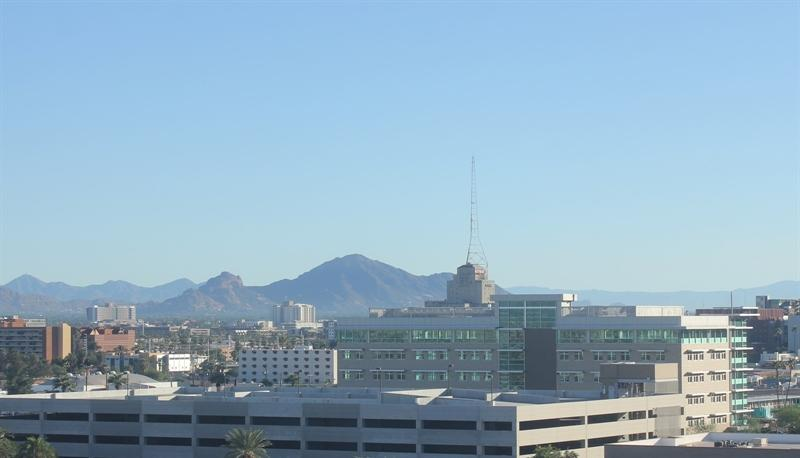
#> input picture day_night_images/test/day/20151101_152050.jpg, 800 x 458 px; its folder holds 4 pictures in this run
$ python classifier_accuracy.py
#> lines starting #> are read from the running program, lines starting #| are printed output that depends on the picture
### helpers.py
# Helper functions

import os
import glob # library for loading images from a directory
import matplotlib.image as mpimg

import cv2


# This function loads in images and their labels and places them in a list
# The list contains all images and their associated labels
# For example, after data is loaded, im_list[0][:] will be the first image-label pair in the list
def load_dataset(image_dir):

    # Populate this empty image list
#> called with image_dir = 'day_night_images/training/'
    im_list = []
    image_types = ["day", "night"]

    # Iterate through each color folder
    for im_type in image_types:

        # Iterate through each image file in each image_type folder
        # glob reads in any image with the extension "image_dir/im_type/*"
        for file in glob.glob(os.path.join(image_dir, im_type, "*")):

            # Read in the image
            im = mpimg.imread(file)
#> im is the input picture: shape (458, 800, 3); mean R, G, B 145.1, 173.9, 193.1

            # Check if the image exists/if it's been correctly read-in
            if not im is None:
                # Append the image, and it's type (red, green, yellow) to the image list
                im_list.append((im, im_type))

    return im_list


## Standardize the input images
# Resize each image to the desired input size: 600x1100px (hxw).

## Standardize the output
# With each loaded image, we also specify the expected output.
# For this, we use binary numerical values 0/1 = night/day.


# This function should take in an RGB image and return a new, standardized version
# 600 height x 1100 width image size (px x px)
def standardize_input(image):

    # Resize image and pre-process so that all "standard" images are the same size
    standard_im = cv2.resize(image, (1100, 600))

    return standard_im


# Examples:
# encode("day") should return: 1
# encode("night") should return: 0
def encode(label):

    numerical_val = 0
    if(label == 'day'):
        numerical_val = 1
    # else it is night and can stay 0

    return numerical_val

# using both functions above, standardize the input images and output labels
def standardize(image_list):

    # Empty image data array
    standard_list = []

    # Iterate through all the image-label pairs
    for item in image_list:
        image = item[0]
        label = item[1]

        # Standardize the image
        standardized_im = standardize_input(image)

        # Create a numerical label
        binary_label = encode(label)

        # Append the image, and it's one hot encoded label to the full, processed list of image data
        standard_list.append((standardized_im, binary_label))
#> this loop made 4 passes
#> pass 1, in standardize_input, `standard_im = cv2.resize(image, (1100, 600))`:
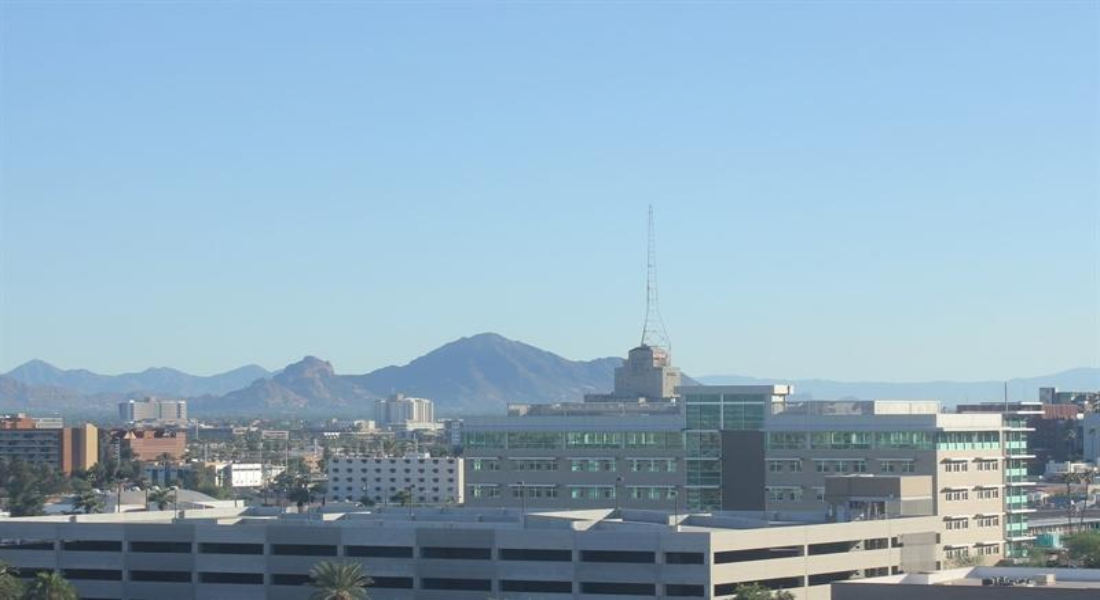
#> standard_im: shape (600, 1100, 3); mean R, G, B 145.1, 173.8, 193
#> pass 2, in standardize, `image = item[0]`:
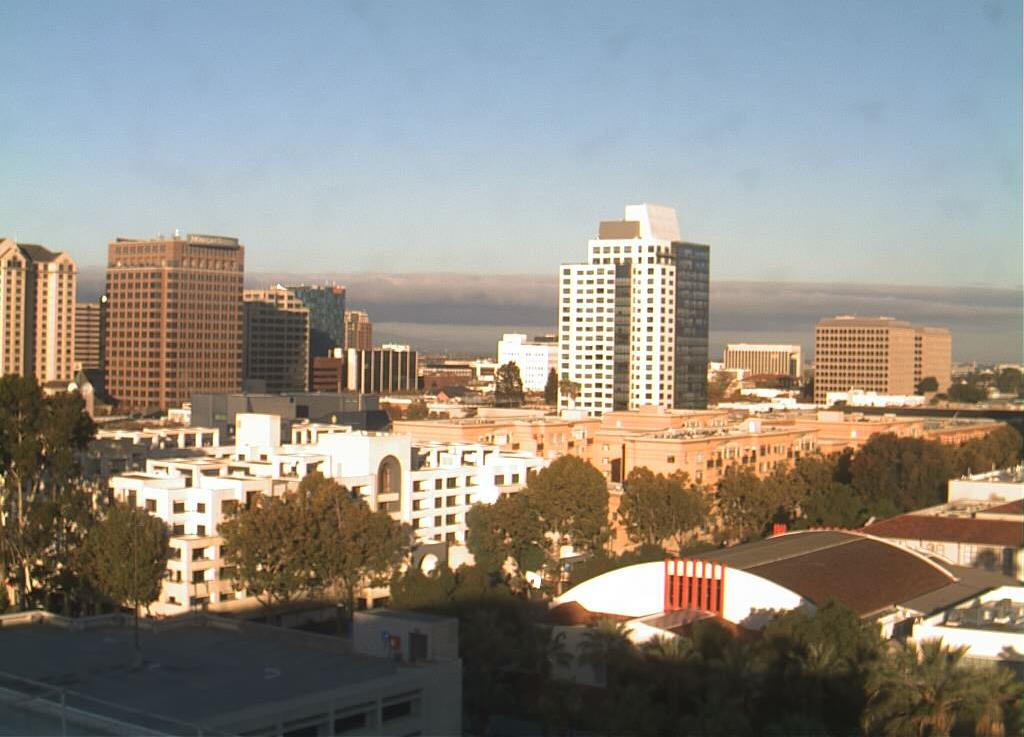
#> image: shape (737, 1024, 3); mean R, G, B 143.8, 138.9, 130.5
#> pass 2, in standardize_input (call 2), `standard_im = cv2.resize(image, (1100, 600))`:
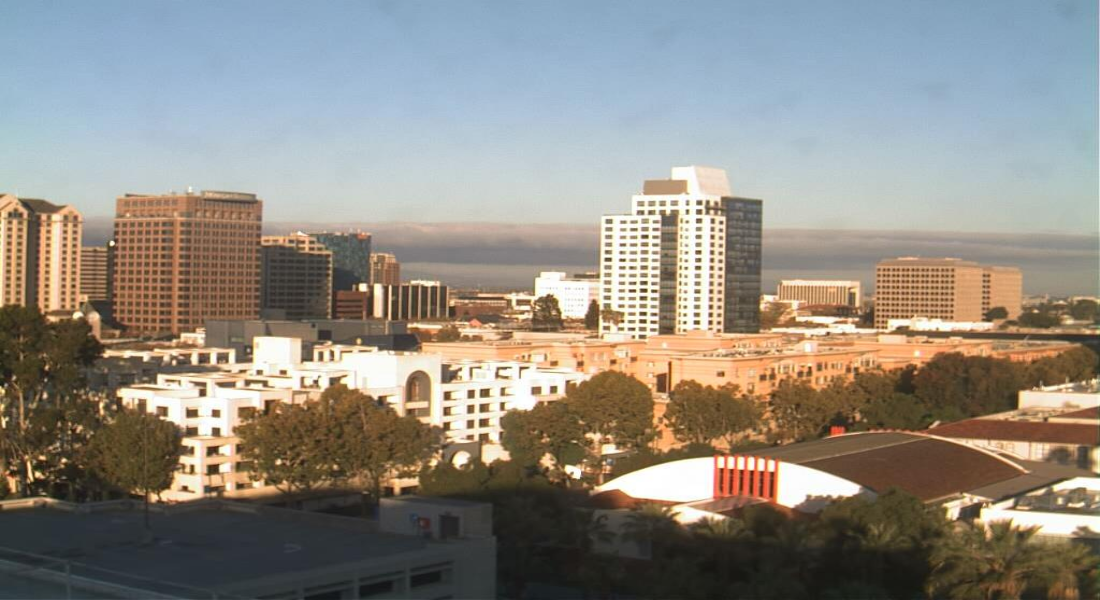
#> standard_im: shape (600, 1100, 3); mean R, G, B 143.7, 138.8, 130.4
#> pass 3, in standardize, `image = item[0]`:
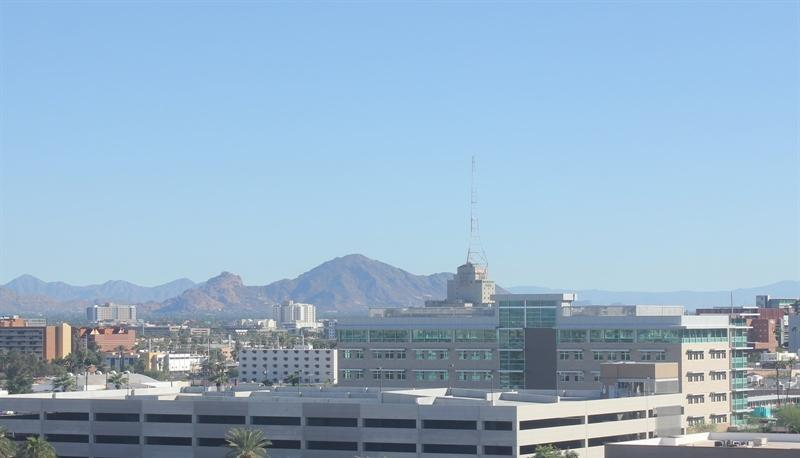
#> image: shape (458, 800, 3); mean R, G, B 149.4, 177.3, 200.6
#> after the loop:
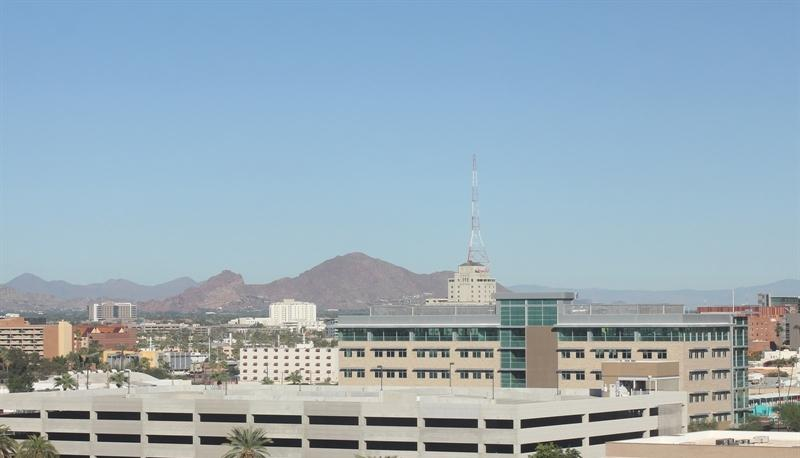
#> image: shape (458, 800, 3); mean R, G, B 152.8, 172.8, 185.6

    return standard_list

### day_night_image_classifier.py
import cv2 # computer vision library
import helpers
import numpy as np
import matplotlib.pyplot as plt
import matplotlib.image as mpimg


# Image data directories
image_dir_training = "day_night_images/training/"
image_dir_test = "day_night_images/test/"

# Using the load_dataset function in helpers.py
# Load training data
IMAGE_LIST = helpers.load_dataset(image_dir_training)

# Standardize all training images
STANDARDIZED_LIST = helpers.standardize(IMAGE_LIST)

# Display a standardized image and its label

# Select an image by index
image_num = 0
selected_image = STANDARDIZED_LIST[image_num][0]
selected_label = STANDARDIZED_LIST[image_num][1]

# Display image and data about it
# plt.imshow(selected_image)
# print("Shape: "+str(selected_image.shape))
# print("Label [1 = day, 0 = night]: " + str(selected_label))

# Find the average Value or brightness of an image
def avg_brightness(rgb_image):
    # Convert image to HSV
    hsv = cv2.cvtColor(rgb_image, cv2.COLOR_RGB2HSV)

    # Add up all the pixel values in the V channel
    sum_brightness = np.sum(hsv[:,:,2])
    area = 600*1100.0  # pixels

    # find the avg
    avg = sum_brightness/area

    return avg


# Testing average brightness levels
# Look at a number of different day and night images and think about
# what average brightness value separates the two types of images


# As an example, a "night" image is loaded in and its avg brightness is displayed
#################TESTING###################
#image_num = 190
#test_im = STANDARDIZED_LIST[image_num][0]
#
#avg = avg_brightness(test_im)
#print('Avg brightness: ' + str(avg))
#plt.imshow(test_im)
###########################################

# This function should take in RGB image input
def estimate_label(rgb_image):

    # Extract average brightness feature from an RGB image
    avg = avg_brightness(rgb_image)

    # Use the avg brightness feature to predict a label (0, 1)
    predicted_label = 0
    threshold = 99 #tune this threshold for better model accuracy
    if(avg > threshold):
        # if the average brightness is above the threshold value, we classify it as "day"
        predicted_label = 1
        if (predicted_label == 1):
             my_decision = "day"
    else:
            my_decision = "night"
    # else, the pred-cted_label can stay 0 (it is predicted to be "night")

    return my_decision

### classifier_accuracy.py
import random
import helpers
import day_night_image_classifier as dnc

# Using the load_dataset function in helpers.py
# Load test data
TEST_IMAGE_LIST = helpers.load_dataset(dnc.image_dir_test)

# Standardize the test data
STANDARDIZED_TEST_LIST = helpers.standardize(TEST_IMAGE_LIST)
#> the loop in standardize (call 2), `for item in image_list:` made 4 passes
#> pass 3, in standardize_input (call 7), `standard_im = cv2.resize(image, (1100, 600))`:
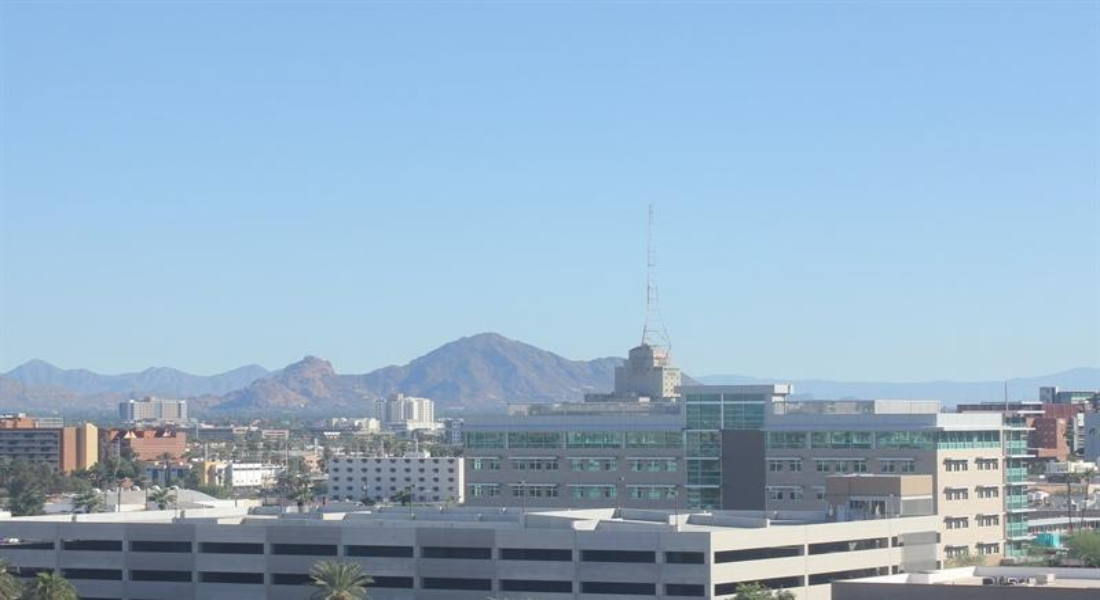
#> standard_im: shape (600, 1100, 3); mean R, G, B 149.4, 177.2, 200.5

# Shuffle the standardized test data
random.shuffle(STANDARDIZED_TEST_LIST)

# Constructs a list of misclassified images given a list of test images and their labels

def get_misclassified_images(test_images):
    # Track misclassified images by placing them into a list
    misclassified_images_labels = []

    # Iterate through all the test images
    # Classify each image and compare to the true label
    for image in test_images:

        # Get true data
        im = image[0]
        true_label = image[1]

        # Get predicted label from your classifier
        predicted_label = dnc.estimate_label(im)

        # Compare true and predicted labels
        if(predicted_label != true_label):
            # If these labels are not equal, the image has been misclassified
            misclassified_images_labels.append((im, predicted_label, true_label))
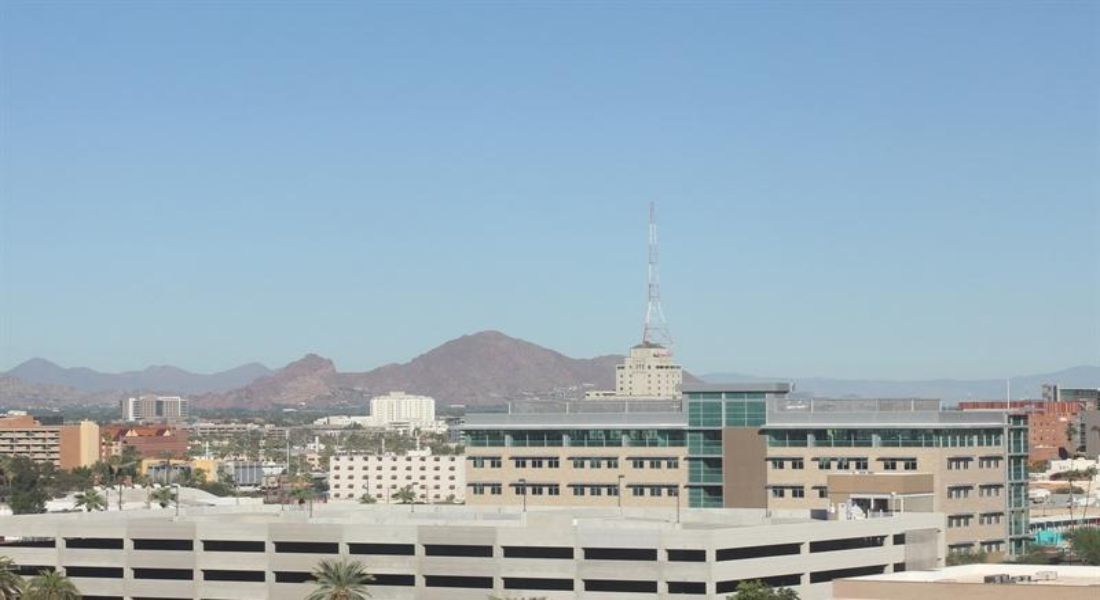
#> im: shape (600, 1100, 3); mean R, G, B 152.7, 172.7, 185.6

    # Return the list of misclassified [image, predicted_label, true_label] values
    return misclassified_images_labels

# Find all misclassified images in a given test set
MISCLASSIFIED = get_misclassified_images(STANDARDIZED_TEST_LIST)

# Accuracy calculations
total = len(STANDARDIZED_TEST_LIST)
num_correct = total - len(MISCLASSIFIED)
accuracy = num_correct/total

print('Accuracy: ' + str(accuracy))
print("Number of misclassified images = " + str(len(MISCLASSIFIED)) +' out of '+ str(total))

# Visualize misclassified example(s)

#Display an image in the `MISCLASSIFIED` list
num = 0
test_mis_im = MISCLASSIFIED[num][0]
dnc.plt.imshow(test_mis_im)

#Print out its predicted label - to see what the image *was* incorrectly classified
print(str(MISCLASSIFIED[num][1]))
